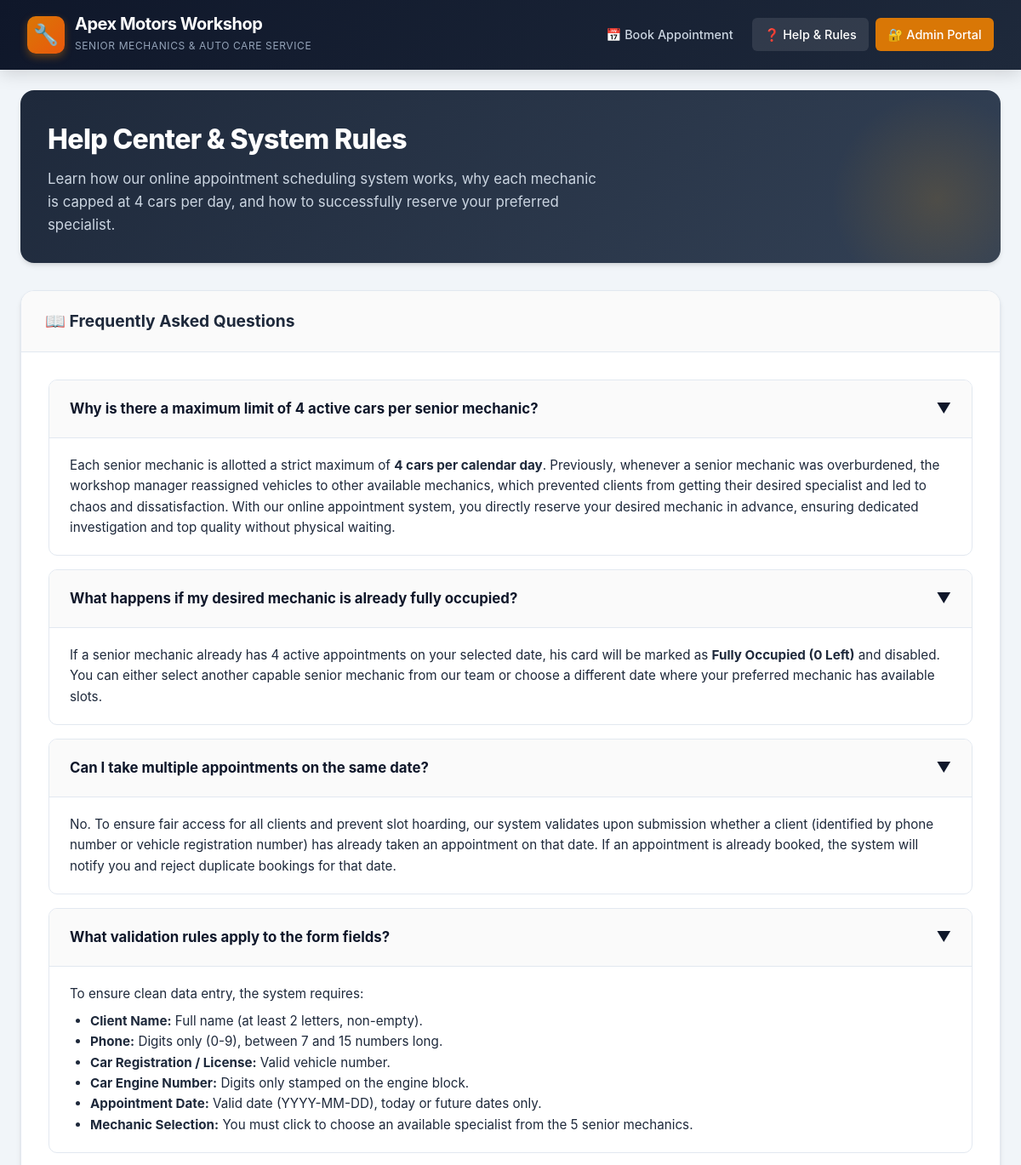
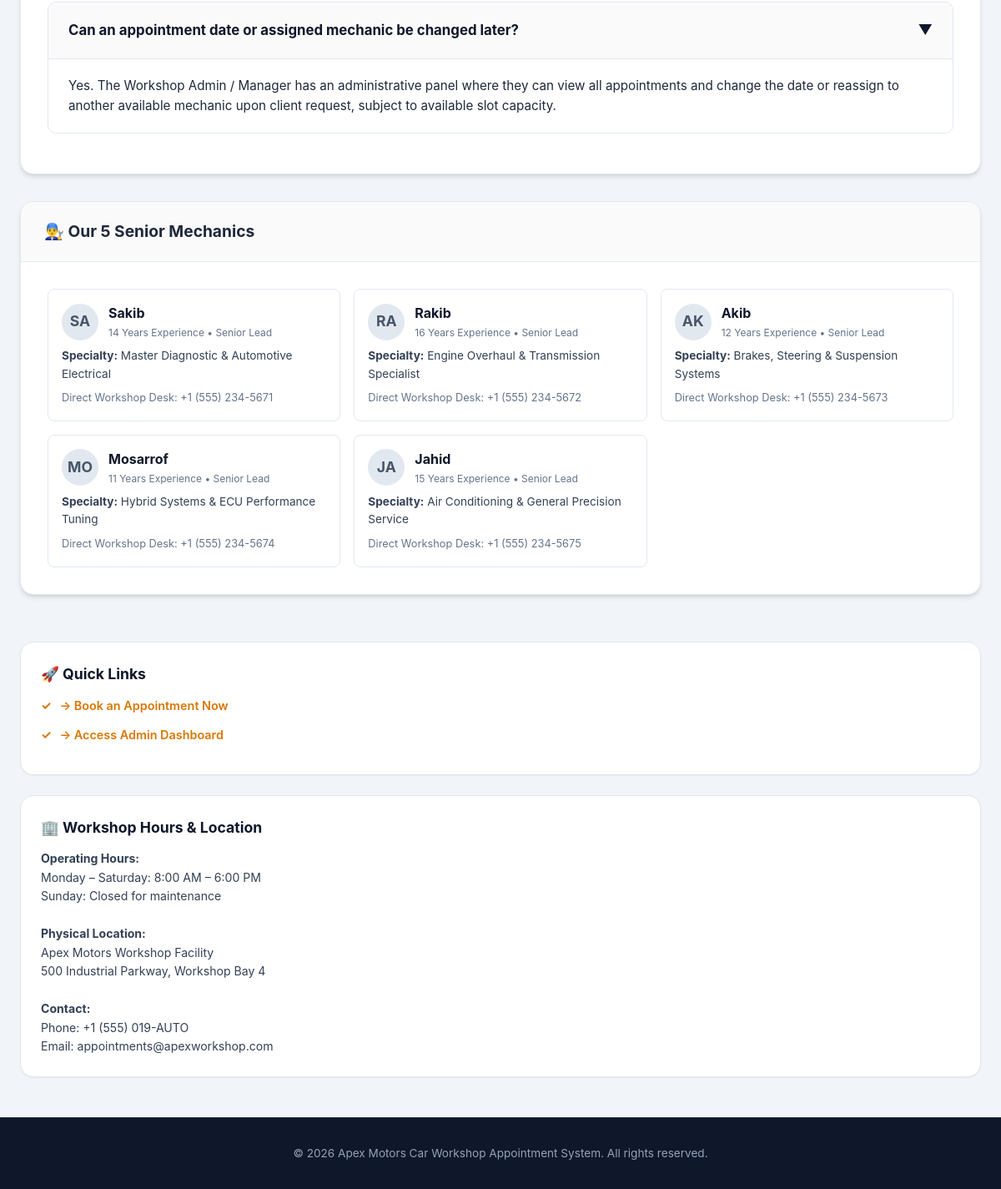
/help.php, run on the app's committed database (2 pictures, top to bottom).
### tables this page shows
CREATE TABLE `mechanics` (
    `id` INT AUTO_INCREMENT PRIMARY KEY,
    `name` VARCHAR(100) NOT NULL,
    `specialty` VARCHAR(150) NOT NULL,
    `experience_years` INT NOT NULL DEFAULT 5,
    `phone` VARCHAR(30) NOT NULL DEFAULT '',
    `max_daily_slots` INT NOT NULL DEFAULT 4,
    `is_active` TINYINT(1) NOT NULL DEFAULT 1,
    `created_at` TIMESTAMP DEFAULT CURRENT_TIMESTAMP
);

### help.php (the view, shortened to what this page needs)
<?php
$pdo = getDB();
$mechanics = $pdo->query("SELECT * FROM mechanics ORDER BY id ASC")->fetchAll();
?>
<!DOCTYPE html>
<html lang="en">
<head>
    <link rel="stylesheet" href="assets/css/style.css">
</head>
<body>
    <header class="navbar">
        <div class="nav-container">
            <a href="index.php" class="brand">
                <div class="brand-icon">🔧</div>
                <div class="brand-text">
                    <h1>Apex Motors Workshop</h1>
                    <span>Senior Mechanics & Auto Care Service</span>
                </div>
            </a>
            <ul class="nav-links">
                <li><a href="index.php">📅 Book Appointment</a></li>
                <li><a href="help.php" class="active">❓ Help & Rules</a></li>
                <li><a href="admin.php" class="nav-btn">🔐 Admin Portal</a></li>
            </ul>
        </div>
    </header>
    <main class="main-wrapper">
        <div class="hero-banner" style="padding: 2rem;">
            <h2>Help Center &amp; System Rules</h2>
            <p>
                Learn how our online appointment scheduling system works, why each mechanic is capped at 4 cars per day, and how to successfully reserve your preferred specialist.
            </p>
        </div>
        <div class="layout-grid">
            <div>
                <div class="card">
                    <div class="card-header">
                        <div class="card-title">📖 Frequently Asked Questions</div>
                    </div>
                    <div class="card-body">
                        <div class="faq-item">
                            <div class="faq-question">
                                <span>Why is there a maximum limit of 4 active cars per senior mechanic?</span>
                                <span>▼</span>
                            </div>
                            <div class="faq-answer">
                                Each senior mechanic is allotted a strict maximum of <strong>4 cars per calendar day</strong>. Previously, whenever a senior mechanic was overburdened, the workshop manager reassigned vehicles to other available mechanics, which prevented clients from getting their desired specialist and led to chaos and dissatisfaction. With our online appointment system, you directly reserve your desired mechanic in advance, ensuring dedicated investigation and top quality without physical waiting.
                            </div>
                        </div>
                        <div class="faq-item">
                            <div class="faq-question">
                                <span>What happens if my desired mechanic is already fully occupied?</span>
                                <span>▼</span>
                            </div>
                            <div class="faq-answer">
                                If a senior mechanic already has 4 active appointments on your selected date, his card will be marked as <strong>Fully Occupied (0 Left)</strong> and disabled. You can either select another capable senior mechanic from our team or choose a different date where your preferred mechanic has available slots.
                            </div>
                        </div>
                        <div class="faq-item">
                            <div class="faq-question">
                                <span>Can I take multiple appointments on the same date?</span>
                                <span>▼</span>
                            </div>
                            <div class="faq-answer">
                                No. To ensure fair access for all clients and prevent slot hoarding, our system validates upon submission whether a client (identified by phone number or vehicle registration number) has already taken an appointment on that date. If an appointment is already booked, the system will notify you and reject duplicate bookings for that date.
                            </div>
                        </div>
                        <div class="faq-item">
                            <div class="faq-question">
                                <span>What validation rules apply to the form fields?</span>
                                <span>▼</span>
                            </div>
                            <div class="faq-answer">
                                To ensure clean data entry, the system requires:
                                <ul style="margin-top: 0.5rem; margin-left: 1.5rem;">
                                    <li><strong>Client Name:</strong> Full name (at least 2 letters, non-empty).</li>
                                    <li><strong>Phone:</strong> Digits only (0-9), between 7 and 15 numbers long.</li>
                                    <li><strong>Car Registration / License:</strong> Valid vehicle number.</li>
                                    <li><strong>Car Engine Number:</strong> Digits only stamped on the engine block.</li>
                                    <li><strong>Appointment Date:</strong> Valid date (YYYY-MM-DD), today or future dates only.</li>
                                    <li><strong>Mechanic Selection:</strong> You must click to choose an available specialist from the 5 senior mechanics.</li>
                                </ul>
                            </div>
                        </div>
                        <div class="faq-item">
                            <div class="faq-question">
                                <span>Can an appointment date or assigned mechanic be changed later?</span>
                                <span>▼</span>
                            </div>
                            <div class="faq-answer">
                                Yes. The Workshop Admin / Manager has an administrative panel where they can view all appointments and change the date or reassign to another available mechanic upon client request, subject to available slot capacity.
                            </div>
                        </div>
                    </div>
                </div>
                <div class="card">
                    <div class="card-header">
                        <div class="card-title">👨‍🔧 Our 5 Senior Mechanics</div>
                    </div>
                    <div class="card-body">
                        <div style="display: grid; grid-template-columns: repeat(auto-fit, minmax(280px, 1fr)); gap: 1rem;">
                            <?php foreach ($mechanics as $m): ?>
                                <div style="border: 1px solid var(--border); border-radius: 8px; padding: 1rem; background: #fff;">
                                    <div style="display: flex; gap: 0.75rem; align-items: center; margin-bottom: 0.5rem;">
                                        <div class="mechanic-avatar"><?= strtoupper(substr($m['name'], 0, 2)) ?></div>
                                        <div>
                                            <strong style="color: #0f172a; font-size: 1rem;"><?= htmlspecialchars($m['name']) ?></strong>
                                            <div style="font-size: 0.75rem; color: #64748b;"><?= $m['experience_years'] ?> Years Experience &bull; Senior Lead</div>
                                        </div>
                                    </div>
                                    <div style="font-size: 0.85rem; color: #334155; margin-bottom: 0.5rem;">
                                        <strong>Specialty:</strong> <?= htmlspecialchars($m['specialty']) ?>
                                    </div>
                                    <div style="font-size: 0.8rem; color: #64748b;">
                                        Direct Workshop Desk: <?= htmlspecialchars($m['phone']) ?>
                                    </div>
                                </div>
                            <?php endforeach; ?>
                        </div>
                    </div>
                </div>
            </div>
            <aside>
                <div class="help-card">
                    <h3>🚀 Quick Links</h3>
                    <ul style="list-style: none;">
                        <li style="margin-bottom: 0.75rem;"><a href="index.php" style="color: var(--primary); font-weight: 600; text-decoration: none;">&rarr; Book an Appointment Now</a></li>
                        <li style="margin-bottom: 0.75rem;"><a href="admin.php" style="color: var(--primary); font-weight: 600; text-decoration: none;">&rarr; Access Admin Dashboard</a></li>
                    </ul>
                </div>
                <div class="help-card">
                    <h3>🏢 Workshop Hours &amp; Location</h3>
                    <p style="font-size: 0.88rem; color: #334155; line-height: 1.6;">
                        <strong>Operating Hours:</strong><br>
                        Monday – Saturday: 8:00 AM – 6:00 PM<br>
                        Sunday: Closed for maintenance<br><br>
                        <strong>Physical Location:</strong><br>
                        Apex Motors Workshop Facility<br>
                        500 Industrial Parkway, Workshop Bay 4<br><br>
                        <strong>Contact:</strong><br>
                        Phone: +1 (555) 019-AUTO<br>
                        Email: appointments@apexworkshop.com
                    </p>
                </div>
            </aside>
        </div>
    </main>
    <footer>
        <p>&copy; <?= date('Y') ?> Apex Motors Car Workshop Appointment System. All rights reserved.</p>
    </footer>
</body>
</html>

### help.php (style rules this page uses)
.faq-item { border: 1px solid var(--border); border-radius: var(--radius-md); margin-bottom: 1rem; background: #fff; overflow: hidden; }
.faq-question { padding: 1.25rem 1.5rem; font-weight: 700; font-size: 1.05rem; color: #0f172a; cursor: pointer; display: flex; justify-content: space-between; align-items: center; background: #fafafa; }
.faq-answer { padding: 1.25rem 1.5rem; color: var(--text-main); font-size: 0.95rem; border-top: 1px solid var(--border); line-height: 1.6; }

### data on the page
mechanics: name "SA", name "Sakib", experience_years "14", specialty "Master Diagnostic & Automotive Electrical", phone "+1 (555) 234-5671"
mechanics: name "RA", name "Rakib", experience_years "16", specialty "Engine Overhaul & Transmission Specialist", phone "+1 (555) 234-5672"
mechanics: name "AK", name "Akib", experience_years "12", specialty "Brakes, Steering & Suspension Systems", phone "+1 (555) 234-5673"
mechanics: name "MO", name "Mosarrof", experience_years "11", specialty "Hybrid Systems & ECU Performance Tuning", phone "+1 (555) 234-5674"
mechanics: name "JA", name "Jahid", experience_years "15", specialty "Air Conditioning & General Precision Service", phone "+1 (555) 234-5675"
